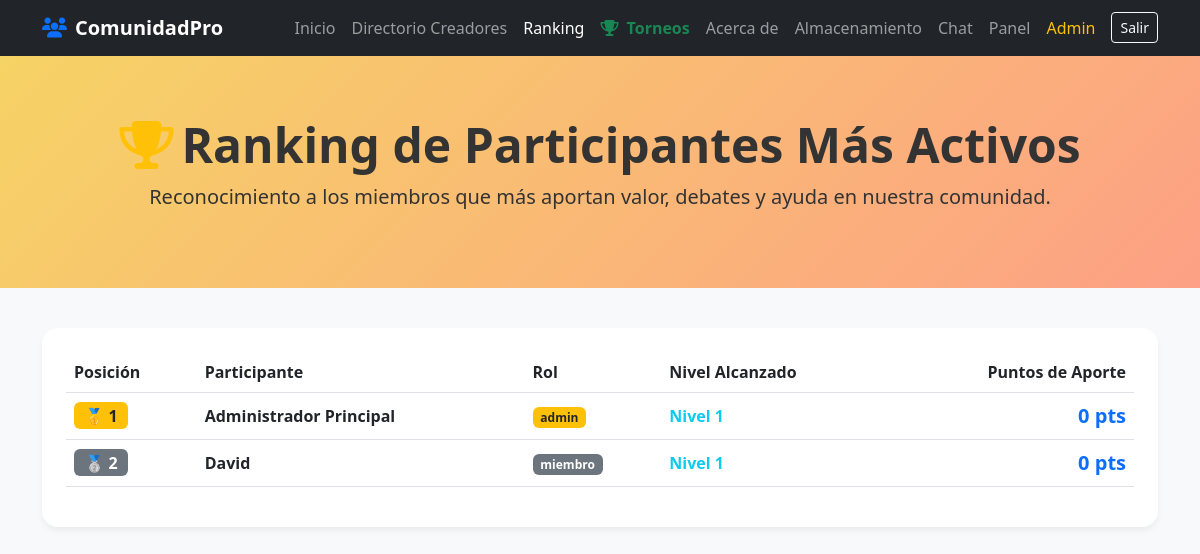
The page /ranking (signed in) on the database its author committed.
### tables this page shows
CREATE TABLE usuarios (
            id INTEGER PRIMARY KEY AUTOINCREMENT,
            nombre TEXT NOT NULL,
            email TEXT UNIQUE NOT NULL,
            password TEXT NOT NULL,
            rol TEXT DEFAULT 'miembro', -- 'admin', 'moderador', 'creador', 'miembro'
            estado TEXT DEFAULT 'activo', -- 'activo', 'suspendido'
            puntos_contribucion INTEGER DEFAULT 0,
            nivel_maximo INTEGER DEFAULT 1,
            creado_en TIMESTAMP DEFAULT CURRENT_TIMESTAMP
        );

### gestor_comunidad.py (the view)
@app.route('/ranking')
def ranking_comunidad():
    conn = get_db_connection()
    conn.row_factory = sqlite3.Row
    c = conn.cursor()
    c.execute("SELECT * FROM usuarios ORDER BY puntos_contribucion DESC")
    miembros = c.fetchall()
    conn.close()
    return render_template('community_ranking.html', usuario=get_current_user(), miembros=miembros)

### gestor_comunidad.py (called while the page is built)
def get_db_connection():
    conn = sqlite3.connect(DB_PATH, timeout=30.0)
    conn.row_factory = sqlite3.Row
    try:
        conn.execute("PRAGMA journal_mode=WAL;")
        conn.execute("PRAGMA synchronous=NORMAL;")
    except Exception:
        pass
    return conn

@app.context_processor
def inject_config():
    try:
        conn = get_db_connection()
        conn.row_factory = sqlite3.Row
        rows = conn.execute("SELECT clave, valor FROM configuracion_plataforma").fetchall()
        conn.close()
        cfg = {row['clave']: row['valor'] for row in rows}
    except Exception:
        cfg = {
            "titulo_plataforma": "ComunidadPro",
            "color_principal": "#667eea",
            "color_secundario": "#764ba2",
            "mensaje_bienvenida": "Únete a nuestros grupos oficiales y descubre talento de creadores independientes.",
            "footer_texto": "ComunidadPro - Todos los derechos reservados 2026",
            "modo_juegos_activo": "1"
        }
    return dict(cfg=cfg)

def get_current_user():
    if "user_id" in session:
        conn = get_db_connection()
        conn.row_factory = sqlite3.Row
        c = conn.cursor()
        c.execute("SELECT * FROM usuarios WHERE id = ?", (session["user_id"],))
        user = c.fetchone()
        conn.close()
        if user:
            return dict(user)
    return None

### templates/community_ranking.html (shortened to what this page needs)
<!DOCTYPE html>
<html lang="es">
<head>
    <link href="https://cdn.jsdelivr.net/npm/bootstrap@5.3.0/dist/css/bootstrap.min.css" rel="stylesheet">
    <link rel="stylesheet" href="https://cdnjs.cloudflare.com/ajax/libs/font-awesome/6.4.0/css/all.min.css">
</head>
<body>
    <nav class="navbar navbar-expand-lg navbar-dark bg-dark">
        <div class="container">
            <a class="navbar-brand fw-bold" href="{{ url_for('index') }}"><i class="fas fa-users text-primary me-2"></i>ComunidadPro</a>
            <div class="collapse navbar-collapse" id="navbarNav">
                <ul class="navbar-nav ms-auto">
                    <li class="nav-item"><a class="nav-link" href="{{ url_for('index') }}">Inicio</a></li>
                    <li class="nav-item"><a class="nav-link" href="{{ url_for('creadores') }}">Directorio Creadores</a></li>
                    <li class="nav-item"><a class="nav-link active" href="{{ url_for('ranking_comunidad') }}">Ranking</a></li>
                    <li class="nav-item"><a class="nav-link text-success fw-bold" href="{{ url_for('torneos_publicos') }}"><i class="fas fa-trophy me-1"></i> Torneos</a></li>
                    <li class="nav-item"><a class="nav-link" href="{{ url_for('about') }}">Acerca de</a></li>
                    <li class="nav-item"><a class="nav-link" href="{{ url_for('almacenamiento_vista') }}">Almacenamiento</a></li>
                    <li class="nav-item"><a class="nav-link" href="{{ url_for('chat_comunidad_vista') }}">Chat</a></li>
                    {% if usuario %}
                        <li class="nav-item"><a class="nav-link" href="{{ url_for('dashboard') }}">Panel</a></li>
                        {% if usuario.rol == 'admin' %}
                            <li class="nav-item"><a class="nav-link text-warning" href="{{ url_for('admin_panel') }}">Admin</a></li>
                        {% endif %}
                        <li class="nav-item"><a class="btn btn-outline-light btn-sm ms-2 mt-1" href="{{ url_for('logout') }}">Salir</a></li>
                    {% else %}
                        <li class="nav-item"><a class="nav-link" href="{{ url_for('login') }}">Iniciar Sesión</a></li>
                        <li class="nav-item"><a class="btn btn-primary btn-sm ms-2 mt-1" href="{{ url_for('register') }}">Registrarse</a></li>
                    {% endif %}
                </ul>
            </div>
        </div>
    </nav>
    <div class="hero text-center">
        <div class="container">
            <h1 class="display-5 fw-bold"><i class="fas fa-trophy text-warning me-2"></i>Ranking de Participantes Más Activos</h1>
            <p class="lead mt-2">Reconocimiento a los miembros que más aportan valor, debates y ayuda en nuestra comunidad.</p>
        </div>
    </div>
    <div class="container mb-5">
        <div class="card p-4">
            <div class="table-responsive">
                <table class="table align-middle">
                    <thead>
                        <tr>
                            <th>Posición</th>
                            <th>Participante</th>
                            <th>Rol</th>
                            <th>Nivel Alcanzado</th>
                            <th class="text-end">Puntos de Aporte</th>
                        </tr>
                    </thead>
                    <tbody>
                        {% for m in miembros %}
                            <tr>
                                <td class="fw-bold">
                                    {% if loop.index == 1 %}
                                        <span class="badge bg-warning text-dark fs-6">🥇 1</span>
                                    {% elif loop.index == 2 %}
                                        <span class="badge bg-secondary fs-6">🥈 2</span>
                                    {% elif loop.index == 3 %}
                                        <span class="badge bg-danger fs-6">🥉 3</span>
                                    {% else %}
                                        #{{ loop.index }}
                                    {% endif %}
                                </td>
                                <td class="fw-bold">{{ m.nombre }}</td>
                                <td><span class="badge bg-{{ 'warning text-dark' if m.rol == 'admin' else ('info' if m.rol == 'creador' else 'secondary') }}">{{ m.rol }}</span></td>
                                <td class="fw-bold text-info">Nivel {{ m['nivel_maximo'] if m and 'nivel_maximo' in m and m['nivel_maximo'] else 1 }}</td>
                                <td class="text-end fw-bold text-primary fs-5">{{ m.puntos_contribucion }} pts</td>
                            </tr>
                        {% endfor %}
                    </tbody>
                </table>
            </div>
        </div>
    </div>
</body>
</html>

### templates/community_ranking.html (style rules this page uses)
body { background-color: #f8f9fa; font-family: 'Segoe UI', Tahoma, Geneva, Verdana, sans-serif; }
.hero { background: linear-gradient(135deg, #f6d365 0%, #fda085 100%); color: #333; padding: 60px 0; margin-bottom: 40px; }
.card { border: none; border-radius: 1rem; box-shadow: 0 4px 6px rgba(0,0,0,0.05); }

### rows shown on the page
usuarios: shows "🥇 1", nombre "Administrador Principal", rol "admin", id "1", puntos_contribucion "0"
usuarios: shows "🥈 2", nombre "David", rol "miembro", m "1", puntos_contribucion "0"
